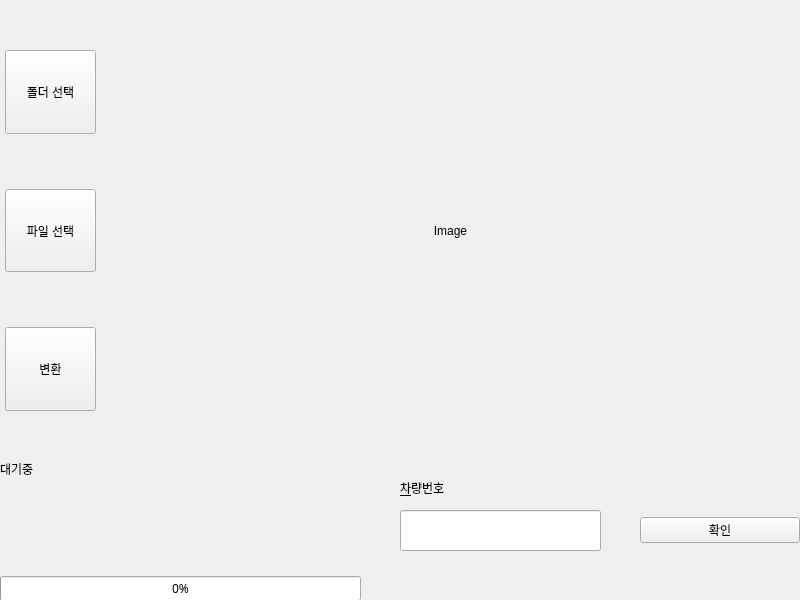
<?xml version="1.0" encoding="UTF-8"?>
<ui version="4.0">
 <class>Widget</class>
 <widget class="QWidget" name="Widget">
  <property name="geometry">
   <rect>
    <x>0</x>
    <y>0</y>
    <width>800</width>
    <height>600</height>
   </rect>
  </property>
  <property name="windowTitle">
   <string>Widget</string>
  </property>
  <widget class="QWidget" name="verticalLayoutWidget">
   <property name="geometry">
    <rect>
     <x>0</x>
     <y>0</y>
     <width>101</width>
     <height>461</height>
    </rect>
   </property>
   <layout class="QVBoxLayout" name="verticalLayout">
    <property name="spacing">
     <number>55</number>
    </property>
    <property name="sizeConstraint">
     <enum>QLayout::SetDefaultConstraint</enum>
    </property>
    <property name="leftMargin">
     <number>5</number>
    </property>
    <property name="topMargin">
     <number>50</number>
    </property>
    <property name="rightMargin">
     <number>5</number>
    </property>
    <property name="bottomMargin">
     <number>50</number>
    </property>
    <item>
     <widget class="QPushButton" name="chooseDir">
      <property name="sizePolicy">
       <sizepolicy hsizetype="Minimum" vsizetype="Minimum">
        <horstretch>0</horstretch>
        <verstretch>0</verstretch>
       </sizepolicy>
      </property>
      <property name="minimumSize">
       <size>
        <width>0</width>
        <height>50</height>
       </size>
      </property>
      <property name="text">
       <string>폴더 선택</string>
      </property>
     </widget>
    </item>
    <item>
     <widget class="QPushButton" name="chooseFile">
      <property name="sizePolicy">
       <sizepolicy hsizetype="Minimum" vsizetype="Minimum">
        <horstretch>0</horstretch>
        <verstretch>0</verstretch>
       </sizepolicy>
      </property>
      <property name="minimumSize">
       <size>
        <width>0</width>
        <height>50</height>
       </size>
      </property>
      <property name="text">
       <string>파일 선택</string>
      </property>
     </widget>
    </item>
    <item>
     <widget class="QPushButton" name="execute">
      <property name="sizePolicy">
       <sizepolicy hsizetype="Minimum" vsizetype="Minimum">
        <horstretch>0</horstretch>
        <verstretch>0</verstretch>
       </sizepolicy>
      </property>
      <property name="minimumSize">
       <size>
        <width>0</width>
        <height>50</height>
       </size>
      </property>
      <property name="text">
       <string>변환</string>
      </property>
     </widget>
    </item>
   </layout>
  </widget>
  <widget class="QWidget" name="verticalLayoutWidget_2">
   <property name="geometry">
    <rect>
     <x>100</x>
     <y>0</y>
     <width>701</width>
     <height>461</height>
    </rect>
   </property>
   <layout class="QVBoxLayout" name="verticalLayout_2">
    <item>
     <widget class="QLabel" name="Image">
      <property name="text">
       <string>Image</string>
      </property>
      <property name="alignment">
       <set>Qt::AlignCenter</set>
      </property>
     </widget>
    </item>
   </layout>
  </widget>
  <widget class="QWidget" name="verticalLayoutWidget_3">
   <property name="geometry">
    <rect>
     <x>640</x>
     <y>460</y>
     <width>160</width>
     <height>141</height>
    </rect>
   </property>
   <layout class="QVBoxLayout" name="verticalLayout_3">
    <item>
     <widget class="QPushButton" name="confirm">
      <property name="text">
       <string>확인</string>
      </property>
     </widget>
    </item>
   </layout>
  </widget>
  <widget class="QLabel" name="label_2">
   <property name="geometry">
    <rect>
     <x>400</x>
     <y>480</y>
     <width>58</width>
     <height>16</height>
    </rect>
   </property>
   <property name="text">
    <string>&amp;차량번호</string>
   </property>
   <property name="buddy">
    <cstring>car_num</cstring>
   </property>
  </widget>
  <widget class="QLineEdit" name="car_num">
   <property name="geometry">
    <rect>
     <x>400</x>
     <y>510</y>
     <width>201</width>
     <height>41</height>
    </rect>
   </property>
  </widget>
  <widget class="QWidget" name="verticalLayoutWidget_4">
   <property name="geometry">
    <rect>
     <x>0</x>
     <y>460</y>
     <width>361</width>
     <height>141</height>
    </rect>
   </property>
   <layout class="QVBoxLayout" name="verticalLayout_4">
    <item>
     <widget class="QLabel" name="label">
      <property name="text">
       <string>대기중</string>
      </property>
      <property name="alignment">
       <set>Qt::AlignLeading|Qt::AlignLeft|Qt::AlignTop</set>
      </property>
      <property name="margin">
       <number>10</number>
      </property>
     </widget>
    </item>
    <item>
     <widget class="QProgressBar" name="progressBar">
      <property name="font">
       <font>
        <family>굴림</family>
       </font>
      </property>
      <property name="value">
       <number>0</number>
      </property>
      <property name="textVisible">
       <bool>true</bool>
      </property>
      <property name="invertedAppearance">
       <bool>false</bool>
      </property>
     </widget>
    </item>
   </layout>
  </widget>
 </widget>
 <tabstops>
  <tabstop>chooseDir</tabstop>
  <tabstop>chooseFile</tabstop>
  <tabstop>execute</tabstop>
  <tabstop>confirm</tabstop>
 </tabstops>
 <resources/>
 <connections/>
</ui>
